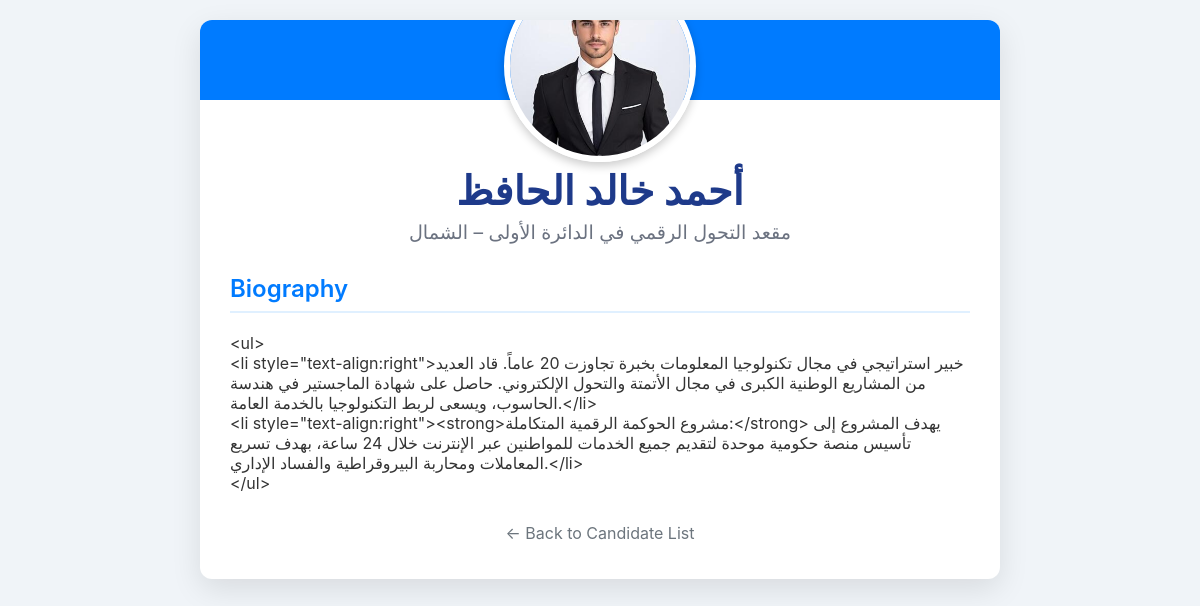
Screenshot of /candidate/10/ with the database file from the repository.
### candidates/models.py (models this page shows, shortened)
class Candidate(models.Model):
    user = models.OneToOneField(User, on_delete=models.CASCADE, null=True, blank=True,
                                verbose_name="Linked User Account",
                                help_text="User account for the candidate to manage their profile.")
    name = models.CharField(max_length=100, default="Unknown Candidate")
    party = models.CharField(max_length=100, default="Independent")
    description = RichTextField(blank=True, verbose_name="Biography/Bio", default="")
    image = models.ImageField(upload_to='candidates/', blank=True, null=True)

### candidates/views.py (the view)
# urls.py: path('candidate/<int:candidate_id>/', views.candidate_detail, name='candidate_detail'),
def candidate_detail(request, candidate_id):
    candidate = get_object_or_404(Candidate, id=candidate_id)
    return render(request, 'candidates/candidate_detail.html', {'candidate': candidate })

### candidates/templates/candidates/candidate_detail.html (shortened to what this page needs)
<!DOCTYPE html>
<html lang="en">
<head>
</head>
<body>
    <div class="profile-container">
        <div class="profile-content">
            {% if candidate.image %}
                <img src="{{ candidate.image.url }}" alt="{{ candidate.name }}" class="profile-image">
            {% endif %}
            <div class="name">{{ candidate.name }}</div>
            <div class="party">{{ candidate.party }}</div>
            <div class="section-bio">
                <h2>Biography</h2>
                <p>{{ candidate.description|linebreaks }}</p>
            </div>
            <p style="margin-top: 30px; text-align: center;">
                <a href="{% url 'home' %}" style="color: #6c757d; text-decoration: none;">&larr; Back to Candidate List</a>
            </p>
        </div>
    </div>
</body>
</html>

### candidates/templates/candidates/candidate_detail.html (style rules this page uses)
body { font-family: 'Inter', sans-serif; max-width: 800px; margin: 0 auto; padding: 20px; background-color: #f0f4f8; color: #333; }
.profile-container { background-color: white; border-radius: 12px; box-shadow: 0 10px 30px rgba(0, 0, 0, 0.1); overflow: hidden; }
.profile-image { width: 180px; height: 180px; border-radius: 50%; object-fit: cover; border: 6px solid white; box-shadow: 0 4px 10px rgba(0, 0, 0, 0.2); margin-top: -110px; position: relative; }
.profile-content { padding: 40px 30px 20px; text-align: center; margin-top: -60px; }
.name { font-size: 2.5em; font-weight: 700; margin-bottom: 5px; color: #1e3a8a; }
.party { font-size: 1.2em; color: #6b7280; margin-bottom: 20px; }
h2 { color: #007bff; border-bottom: 2px solid #e0f0ff; padding-bottom: 8px; margin-top: 30px; font-weight: 600; text-align: left; }
.section-bio { text-align: left; margin-bottom: 30px; }

### rows the page displays
Candidate: image (picture), name "أحمد خالد الحافظ", party "مقعد التحول الرقمي في الدائرة الأولى – الشمال", description "<ul> <li style=\"text-align:right\">خبير استراتيجي في مجال تكنولوجيا المعلومات بخبرة تجاوزت 20 عاماً. قاد العديد من المشاريع الوطنية الكبرى في مجال الأتمتة والتحول الإلكتروني. حاصل على شهادة الماجستير في هندسة الحاسوب، ويسعى لربط التكنولوجيا بالخدمة العامة.</li> <li style=\"text-align:right\"><strong>مشروع الحوكمة الرقمية المتكاملة:</strong> يهدف المشروع إلى تأسيس منصة حكومية موحدة لتقديم جميع الخدمات للمواطنين عبر الإنترنت خلال 24 ساعة، بهدف تسريع المعاملات ومحاربة البيروقراطية والفساد الإداري.</li> </ul>"
